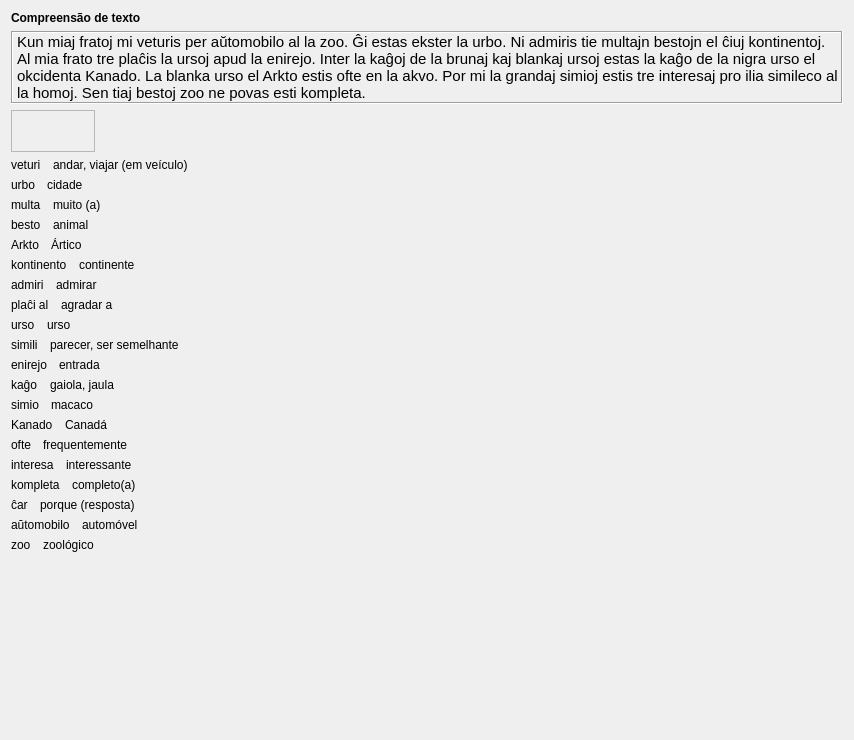
         <widget class="QWidget" name="scrollAreaWidgetContents_5">
          <property name="geometry">
           <rect>
            <x>0</x>
            <y>0</y>
            <width>854</width>
            <height>740</height>
           </rect>
          </property>
          <layout class="QVBoxLayout" name="verticalLayout_10">
           <item>
            <widget class="titolo" name="Lec07_Label6">
             <property name="sizePolicy">
              <sizepolicy hsizetype="Preferred" vsizetype="Maximum">
               <horstretch>0</horstretch>
               <verstretch>0</verstretch>
              </sizepolicy>
             </property>
             <property name="font">
              <font>
               <weight>75</weight>
               <bold>true</bold>
              </font>
             </property>
             <property name="text">
              <string>Compreensão de texto</string>
             </property>
            </widget>
           </item>
           <item>
            <widget class="QLabel" name="Memo3_Lec07">
             <property name="font">
              <font>
               <pointsize>11</pointsize>
              </font>
             </property>
             <property name="frameShape">
              <enum>QFrame::Box</enum>
             </property>
             <property name="frameShadow">
              <enum>QFrame::Sunken</enum>
             </property>
             <property name="text">
              <string>Kun miaj fratoj mi veturis per aŭtomobilo al la zoo. Ĝi estas ekster la urbo. Ni admiris tie multajn bestojn el ĉiuj kontinentoj. Al mia frato tre plaĉis la ursoj apud la enirejo. Inter la kaĝoj de la brunaj kaj blankaj ursoj estas la kaĝo de la nigra urso el okcidenta Kanado. La blanka urso el Arkto estis ofte en la akvo. Por mi la grandaj simioj estis tre interesaj pro ilia simileco al la homoj. Sen tiaj bestoj zoo ne povas esti kompleta.</string>
             </property>
             <property name="wordWrap">
              <bool>true</bool>
             </property>
             <property name="margin">
              <number>5</number>
             </property>
             <property name="tipo" stdset="0">
              <string>teksta</string>
             </property>
             <property name="lingvo" stdset="0">
              <string>eo</string>
             </property>
            </widget>
           </item>
           <item>
            <widget class="mp3ludilo" name="Lec07_memo3">
             <property name="sizePolicy">
              <sizepolicy hsizetype="Fixed" vsizetype="Fixed">
               <horstretch>0</horstretch>
               <verstretch>0</verstretch>
              </sizepolicy>
             </property>
             <property name="minimumSize">
              <size>
               <width>84</width>
               <height>42</height>
              </size>
             </property>
             <property name="maximumSize">
              <size>
               <width>16777215</width>
               <height>16777215</height>
              </size>
             </property>
             <property name="frameShape">
              <enum>QFrame::StyledPanel</enum>
             </property>
             <property name="frameShadow">
              <enum>QFrame::Plain</enum>
             </property>
            </widget>
           </item>
           <item>
            <layout class="QVBoxLayout" name="verticalLayout_222">
             <property name="spacing">
              <number>6</number>
             </property>
             <item>
              <layout class="QHBoxLayout" name="horizontalLayout_411">
               <property name="spacing">
                <number>12</number>
               </property>
               <item>
                <widget class="klakbutono_nova" name="Lec07_Button539">
                 <property name="maximumSize">
                  <size>
                   <width>16777215</width>
                   <height>16777215</height>
                  </size>
                 </property>
                 <property name="text">
                  <string>veturi</string>
                 </property>
                </widget>
               </item>
               <item>
                <widget class="QLabel" name="Lec07_Label528">
                 <property name="sizePolicy">
                  <sizepolicy hsizetype="Expanding" vsizetype="Preferred">
                   <horstretch>0</horstretch>
                   <verstretch>0</verstretch>
                  </sizepolicy>
                 </property>
                 <property name="text">
                  <string>andar, viajar (em veículo)</string>
                 </property>
                 <property name="wordWrap">
                  <bool>true</bool>
                 </property>
                </widget>
               </item>
              </layout>
             </item>
             <item>
              <layout class="QHBoxLayout" name="horizontalLayout_412">
               <property name="spacing">
                <number>12</number>
               </property>
               <item>
                <widget class="klakbutono_nova" name="Lec07_Button540">
                 <property name="maximumSize">
                  <size>
                   <width>16777215</width>
                   <height>16777215</height>
                  </size>
                 </property>
                 <property name="text">
                  <string>urbo</string>
                 </property>
                </widget>
               </item>
               <item>
                <widget class="QLabel" name="Lec07_Label529">
                 <property name="sizePolicy">
                  <sizepolicy hsizetype="Expanding" vsizetype="Preferred">
                   <horstretch>0</horstretch>
                   <verstretch>0</verstretch>
                  </sizepolicy>
                 </property>
                 <property name="text">
                  <string>cidade</string>
                 </property>
                 <property name="wordWrap">
                  <bool>true</bool>
                 </property>
                </widget>
               </item>
              </layout>
             </item>
             <item>
              <layout class="QHBoxLayout" name="horizontalLayout_413">
               <property name="spacing">
                <number>12</number>
               </property>
               <item>
                <widget class="klakbutono_nova" name="Lec07_Button541">
                 <property name="maximumSize">
                  <size>
                   <width>16777215</width>
                   <height>16777215</height>
                  </size>
                 </property>
                 <property name="text">
                  <string>multa</string>
                 </property>
                </widget>
               </item>
               <item>
                <widget class="QLabel" name="Lec07_Label530">
                 <property name="sizePolicy">
                  <sizepolicy hsizetype="Expanding" vsizetype="Preferred">
                   <horstretch>0</horstretch>
                   <verstretch>0</verstretch>
                  </sizepolicy>
                 </property>
                 <property name="text">
                  <string>muito (a)</string>
                 </property>
                 <property name="wordWrap">
                  <bool>true</bool>
                 </property>
                </widget>
               </item>
              </layout>
             </item>
             <item>
              <layout class="QHBoxLayout" name="horizontalLayout_414">
               <property name="spacing">
                <number>12</number>
               </property>
               <item>
                <widget class="klakbutono_nova" name="Lec07_Button542">
                 <property name="maximumSize">
                  <size>
                   <width>16777215</width>
                   <height>16777215</height>
                  </size>
                 </property>
                 <property name="text">
                  <string>besto</string>
                 </property>
                </widget>
               </item>
               <item>
                <widget class="QLabel" name="Lec07_Label531">
                 <property name="sizePolicy">
                  <sizepolicy hsizetype="Expanding" vsizetype="Preferred">
                   <horstretch>0</horstretch>
                   <verstretch>0</verstretch>
                  </sizepolicy>
                 </property>
                 <property name="text">
                  <string>animal</string>
                 </property>
                 <property name="wordWrap">
                  <bool>true</bool>
                 </property>
                </widget>
               </item>
              </layout>
             </item>
             <item>
              <layout class="QHBoxLayout" name="horizontalLayout_415">
               <property name="spacing">
                <number>12</number>
               </property>
               <item>
                <widget class="klakbutono_nova" name="Lec07_Button543">
                 <property name="maximumSize">
                  <size>
                   <width>16777215</width>
                   <height>16777215</height>
                  </size>
                 </property>
                 <property name="text">
                  <string>Arkto</string>
                 </property>
                </widget>
               </item>
               <item>
                <widget class="QLabel" name="Lec07_Label532">
                 <property name="sizePolicy">
                  <sizepolicy hsizetype="Expanding" vsizetype="Preferred">
                   <horstretch>0</horstretch>
                   <verstretch>0</verstretch>
                  </sizepolicy>
                 </property>
                 <property name="text">
                  <string>Ártico</string>
                 </property>
                 <property name="wordWrap">
                  <bool>true</bool>
                 </property>
                </widget>
               </item>
              </layout>
             </item>
             <item>
              <layout class="QHBoxLayout" name="horizontalLayout_416">
               <property name="spacing">
                <number>12</number>
               </property>
               <item>
                <widget class="klakbutono_nova" name="Lec07_Button544">
                 <property name="maximumSize">
                  <size>
                   <width>16777215</width>
                   <height>16777215</height>
                  </size>
                 </property>
                 <property name="text">
                  <string>kontinento</string>
                 </property>
                </widget>
               </item>
               <item>
                <widget class="QLabel" name="Lec07_Label533">
                 <property name="sizePolicy">
                  <sizepolicy hsizetype="Expanding" vsizetype="Preferred">
                   <horstretch>0</horstretch>
                   <verstretch>0</verstretch>
                  </sizepolicy>
                 </property>
                 <property name="text">
                  <string>continente</string>
                 </property>
                 <property name="wordWrap">
                  <bool>true</bool>
                 </property>
                </widget>
               </item>
              </layout>
             </item>
             <item>
              <layout class="QHBoxLayout" name="horizontalLayout_417">
               <property name="spacing">
                <number>12</number>
               </property>
               <item>
                <widget class="klakbutono_nova" name="Lec07_Button545">
                 <property name="maximumSize">
                  <size>
                   <width>16777215</width>
                   <height>16777215</height>
                  </size>
                 </property>
                 <property name="text">
                  <string>admiri</string>
                 </property>
                </widget>
               </item>
               <item>
                <widget class="QLabel" name="Lec07_Label534">
                 <property name="sizePolicy">
                  <sizepolicy hsizetype="Expanding" vsizetype="Preferred">
                   <horstretch>0</horstretch>
                   <verstretch>0</verstretch>
                  </sizepolicy>
                 </property>
                 <property name="text">
                  <string>admirar</string>
                 </property>
                 <property name="wordWrap">
                  <bool>true</bool>
                 </property>
                </widget>
               </item>
              </layout>
             </item>
             <item>
              <layout class="QHBoxLayout" name="horizontalLayout_425">
               <property name="spacing">
                <number>12</number>
               </property>
               <item>
                <widget class="klakbutono_nova" name="Lec07_Button547">
                 <property name="maximumSize">
                  <size>
                   <width>16777215</width>
                   <height>16777215</height>
                  </size>
                 </property>
                 <property name="text">
                  <string>plaĉi al</string>
                 </property>
                </widget>
               </item>
               <item>
                <widget class="QLabel" name="Lec07_Label535">
                 <property name="sizePolicy">
                  <sizepolicy hsizetype="Expanding" vsizetype="Preferred">
                   <horstretch>0</horstretch>
                   <verstretch>0</verstretch>
                  </sizepolicy>
                 </property>
                 <property name="text">
                  <string>agradar a</string>
                 </property>
                 <property name="wordWrap">
                  <bool>true</bool>
                 </property>
                </widget>
               </item>
              </layout>
             </item>
             <item>
              <layout class="QHBoxLayout" name="horizontalLayout_426">
               <property name="spacing">
                <number>12</number>
               </property>
               <item>
                <widget class="klakbutono_nova" name="Lec07_Button546">
                 <property name="maximumSize">
                  <size>
                   <width>16777215</width>
                   <height>16777215</height>
                  </size>
                 </property>
                 <property name="text">
                  <string>urso</string>
                 </property>
                </widget>
               </item>
               <item>
                <widget class="QLabel" name="Lec07_Label536">
                 <property name="sizePolicy">
                  <sizepolicy hsizetype="Expanding" vsizetype="Preferred">
                   <horstretch>0</horstretch>
                   <verstretch>0</verstretch>
                  </sizepolicy>
                 </property>
                 <property name="text">
                  <string>urso</string>
                 </property>
                 <property name="wordWrap">
                  <bool>true</bool>
                 </property>
                </widget>
               </item>
              </layout>
             </item>
            </layout>
           </item>
           <item>
            <layout class="QVBoxLayout" name="verticalLayout_224">
             <property name="spacing">
              <number>6</number>
             </property>
             <item>
              <layout class="QHBoxLayout" name="horizontalLayout_418">
               <property name="spacing">
                <number>12</number>
               </property>
               <item>
                <widget class="klakbutono_nova" name="Lec07_Button548">
                 <property name="maximumSize">
                  <size>
                   <width>16777215</width>
                   <height>16777215</height>
                  </size>
                 </property>
                 <property name="text">
                  <string>simili</string>
                 </property>
                </widget>
               </item>
               <item>
                <widget class="QLabel" name="Lec07_Label537">
                 <property name="sizePolicy">
                  <sizepolicy hsizetype="Expanding" vsizetype="Preferred">
                   <horstretch>0</horstretch>
                   <verstretch>0</verstretch>
                  </sizepolicy>
                 </property>
                 <property name="text">
                  <string>parecer, ser semelhante</string>
                 </property>
                 <property name="wordWrap">
                  <bool>true</bool>
                 </property>
                </widget>
               </item>
              </layout>
             </item>
             <item>
              <layout class="QHBoxLayout" name="horizontalLayout_419">
               <property name="spacing">
                <number>12</number>
               </property>
               <item>
                <widget class="klakbutono_nova" name="Lec07_Button549">
                 <property name="maximumSize">
                  <size>
                   <width>16777215</width>
                   <height>16777215</height>
                  </size>
                 </property>
                 <property name="text">
                  <string>enirejo</string>
                 </property>
                </widget>
               </item>
               <item>
                <widget class="QLabel" name="Lec07_Label538">
                 <property name="sizePolicy">
                  <sizepolicy hsizetype="Expanding" vsizetype="Preferred">
                   <horstretch>0</horstretch>
                   <verstretch>0</verstretch>
                  </sizepolicy>
                 </property>
                 <property name="text">
                  <string>entrada</string>
                 </property>
                 <property name="wordWrap">
                  <bool>true</bool>
                 </property>
                </widget>
               </item>
              </layout>
             </item>
             <item>
              <layout class="QHBoxLayout" name="horizontalLayout_420">
               <property name="spacing">
                <number>12</number>
               </property>
               <item>
                <widget class="klakbutono_nova" name="Lec07_Button550">
                 <property name="maximumSize">
                  <size>
                   <width>16777215</width>
                   <height>16777215</height>
                  </size>
                 </property>
                 <property name="text">
                  <string>kaĝo</string>
                 </property>
                </widget>
               </item>
               <item>
                <widget class="QLabel" name="Lec07_Label539">
                 <property name="sizePolicy">
                  <sizepolicy hsizetype="Expanding" vsizetype="Preferred">
                   <horstretch>0</horstretch>
                   <verstretch>0</verstretch>
                  </sizepolicy>
                 </property>
                 <property name="text">
                  <string>gaiola, jaula</string>
                 </property>
                 <property name="wordWrap">
                  <bool>true</bool>
                 </property>
                </widget>
               </item>
              </layout>
             </item>
             <item>
              <layout class="QHBoxLayout" name="horizontalLayout_421">
               <property name="spacing">
                <number>12</number>
               </property>
               <item>
                <widget class="klakbutono_nova" name="Lec07_Button551">
                 <property name="maximumSize">
                  <size>
                   <width>16777215</width>
                   <height>16777215</height>
                  </size>
                 </property>
                 <property name="text">
                  <string>simio</string>
                 </property>
                </widget>
               </item>
               <item>
                <widget class="QLabel" name="Lec07_Label540">
                 <property name="sizePolicy">
                  <sizepolicy hsizetype="Expanding" vsizetype="Preferred">
                   <horstretch>0</horstretch>
                   <verstretch>0</verstretch>
                  </sizepolicy>
                 </property>
                 <property name="text">
                  <string>macaco</string>
                 </property>
                 <property name="wordWrap">
                  <bool>true</bool>
                 </property>
                </widget>
               </item>
              </layout>
             </item>
             <item>
              <layout class="QHBoxLayout" name="horizontalLayout_422">
               <property name="spacing">
                <number>12</number>
               </property>
               <item>
                <widget class="klakbutono_nova" name="Lec07_Button552">
                 <property name="maximumSize">
                  <size>
                   <width>16777215</width>
                   <height>16777215</height>
                  </size>
                 </property>
                 <property name="text">
                  <string>Kanado</string>
                 </property>
                </widget>
               </item>
               <item>
                <widget class="QLabel" name="Lec07_Label541">
                 <property name="sizePolicy">
                  <sizepolicy hsizetype="Expanding" vsizetype="Preferred">
                   <horstretch>0</horstretch>
                   <verstretch>0</verstretch>
                  </sizepolicy>
                 </property>
                 <property name="text">
                  <string>Canadá</string>
                 </property>
                 <property name="wordWrap">
                  <bool>true</bool>
                 </property>
                </widget>
               </item>
              </layout>
             </item>
             <item>
              <layout class="QHBoxLayout" name="horizontalLayout_423">
               <property name="spacing">
                <number>12</number>
               </property>
               <item>
                <widget class="klakbutono_nova" name="Lec07_Button553">
                 <property name="maximumSize">
                  <size>
                   <width>16777215</width>
                   <height>16777215</height>
                  </size>
                 </property>
                 <property name="text">
                  <string>ofte</string>
                 </property>
                </widget>
               </item>
               <item>
                <widget class="QLabel" name="Lec07_Label527">
                 <property name="sizePolicy">
                  <sizepolicy hsizetype="Expanding" vsizetype="Preferred">
                   <horstretch>0</horstretch>
                   <verstretch>0</verstretch>
                  </sizepolicy>
                 </property>
                 <property name="text">
                  <string>frequentemente</string>
                 </property>
                 <property name="wordWrap">
                  <bool>true</bool>
                 </property>
                </widget>
               </item>
              </layout>
             </item>
             <item>
              <layout class="QHBoxLayout" name="horizontalLayout_424">
               <property name="spacing">
                <number>12</number>
               </property>
               <item>
                <widget class="klakbutono_nova" name="Lec07_Button554">
                 <property name="maximumSize">
                  <size>
                   <width>16777215</width>
                   <height>16777215</height>
                  </size>
                 </property>
                 <property name="text">
                  <string>interesa</string>
                 </property>
                </widget>
               </item>
               <item>
                <widget class="QLabel" name="Lec07_Label542">
                 <property name="sizePolicy">
                  <sizepolicy hsizetype="Expanding" vsizetype="Preferred">
                   <horstretch>0</horstretch>
                   <verstretch>0</verstretch>
                  </sizepolicy>
                 </property>
                 <property name="text">
                  <string>interessante</string>
                 </property>
                 <property name="wordWrap">
                  <bool>true</bool>
                 </property>
                </widget>
               </item>
              </layout>
             </item>
             <item>
              <layout class="QHBoxLayout" name="horizontalLayout_427">
               <property name="spacing">
                <number>12</number>
               </property>
               <item>
                <widget class="klakbutono_nova" name="Lec07_Button556">
                 <property name="maximumSize">
                  <size>
                   <width>16777215</width>
                   <height>16777215</height>
                  </size>
                 </property>
                 <property name="text">
                  <string>kompleta</string>
                 </property>
                </widget>
               </item>
               <item>
                <widget class="QLabel" name="Lec07_Label543">
                 <property name="sizePolicy">
                  <sizepolicy hsizetype="Expanding" vsizetype="Preferred">
                   <horstretch>0</horstretch>
                   <verstretch>0</verstretch>
                  </sizepolicy>
                 </property>
                 <property name="text">
                  <string>completo(a)</string>
                 </property>
                 <property name="wordWrap">
                  <bool>true</bool>
                 </property>
                </widget>
               </item>
              </layout>
             </item>
             <item>
              <layout class="QHBoxLayout" name="horizontalLayout_428">
               <property name="spacing">
                <number>12</number>
               </property>
               <item>
                <widget class="klakbutono_nova" name="Lec07_Button555">
                 <property name="maximumSize">
                  <size>
                   <width>16777215</width>
                   <height>16777215</height>
                  </size>
                 </property>
                 <property name="text">
                  <string>ĉar</string>
                 </property>
                </widget>
               </item>
               <item>
                <widget class="QLabel" name="Lec07_Label544">
                 <property name="sizePolicy">
                  <sizepolicy hsizetype="Expanding" vsizetype="Preferred">
                   <horstretch>0</horstretch>
                   <verstretch>0</verstretch>
                  </sizepolicy>
                 </property>
                 <property name="text">
                  <string>porque (resposta)</string>
                 </property>
                 <property name="wordWrap">
                  <bool>true</bool>
                 </property>
                </widget>
               </item>
              </layout>
             </item>
             <item>
              <layout class="QHBoxLayout" name="horizontalLayout_429">
               <property name="spacing">
                <number>12</number>
               </property>
               <item>
                <widget class="klakbutono_nova" name="Lec07_Button557">
                 <property name="maximumSize">
                  <size>
                   <width>16777215</width>
                   <height>16777215</height>
                  </size>
                 </property>
                 <property name="text">
                  <string>aŭtomobilo</string>
                 </property>
                </widget>
               </item>
               <item>
                <widget class="QLabel" name="Lec07_Label545">
                 <property name="sizePolicy">
                  <sizepolicy hsizetype="Expanding" vsizetype="Preferred">
                   <horstretch>0</horstretch>
                   <verstretch>0</verstretch>
                  </sizepolicy>
                 </property>
                 <property name="text">
                  <string>automóvel</string>
                 </property>
                 <property name="wordWrap">
                  <bool>true</bool>
                 </property>
                </widget>
               </item>
              </layout>
             </item>
             <item>
              <layout class="QHBoxLayout" name="horizontalLayout_430">
               <property name="spacing">
                <number>12</number>
               </property>
               <item>
                <widget class="klakbutono_nova" name="Lec07_Button558">
                 <property name="maximumSize">
                  <size>
                   <width>16777215</width>
                   <height>16777215</height>
                  </size>
                 </property>
                 <property name="text">
                  <string>zoo</string>
                 </property>
                </widget>
               </item>
               <item>
                <widget class="QLabel" name="Lec07_Label546">
                 <property name="sizePolicy">
                  <sizepolicy hsizetype="Expanding" vsizetype="Preferred">
                   <horstretch>0</horstretch>
                   <verstretch>0</verstretch>
                  </sizepolicy>
                 </property>
                 <property name="text">
                  <string>zoológico</string>
                 </property>
                 <property name="wordWrap">
                  <bool>true</bool>
                 </property>
                </widget>
               </item>
              </layout>
             </item>
            </layout>
           </item>
           <item>
            <spacer name="verticalSpacer_6">
             <property name="orientation">
              <enum>Qt::Vertical</enum>
             </property>
             <property name="sizeHint" stdset="0">
              <size>
               <width>20</width>
               <height>40</height>
              </size>
             </property>
            </spacer>
           </item>
          </layout>
         </widget>
